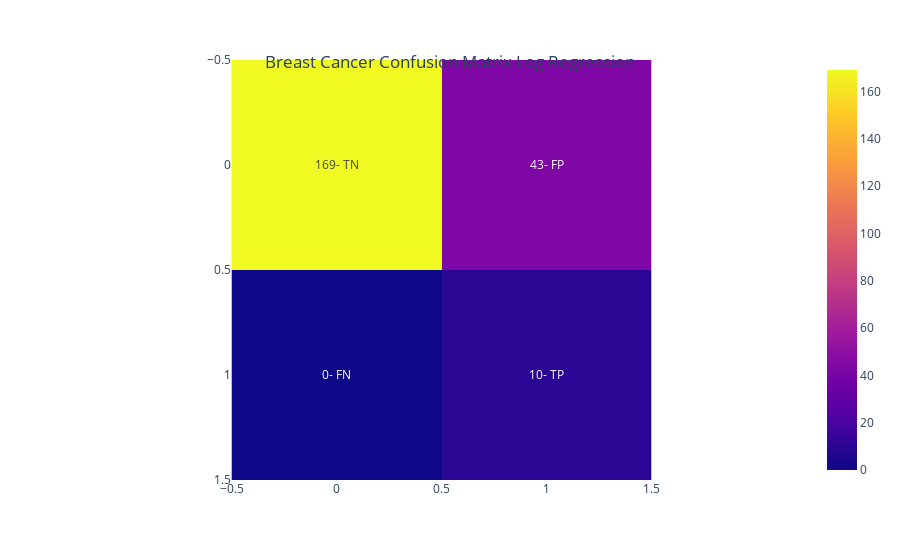
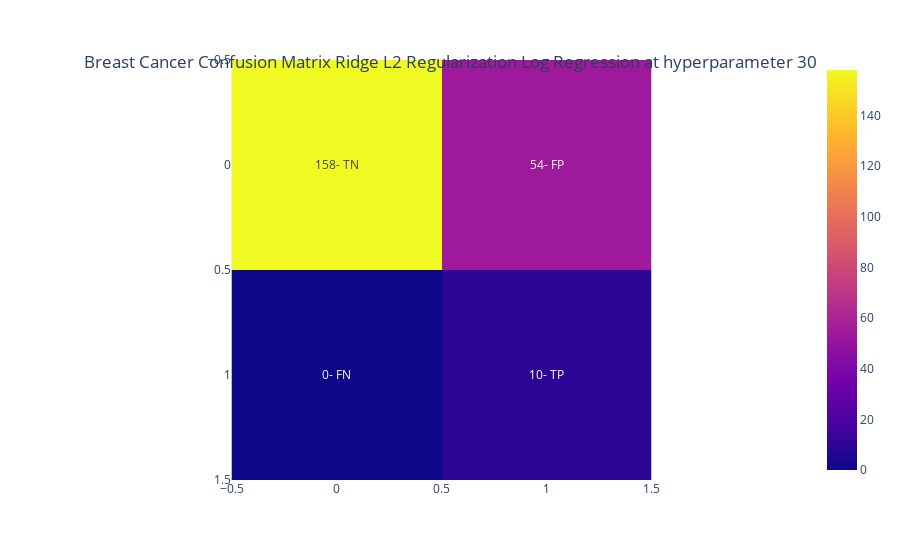
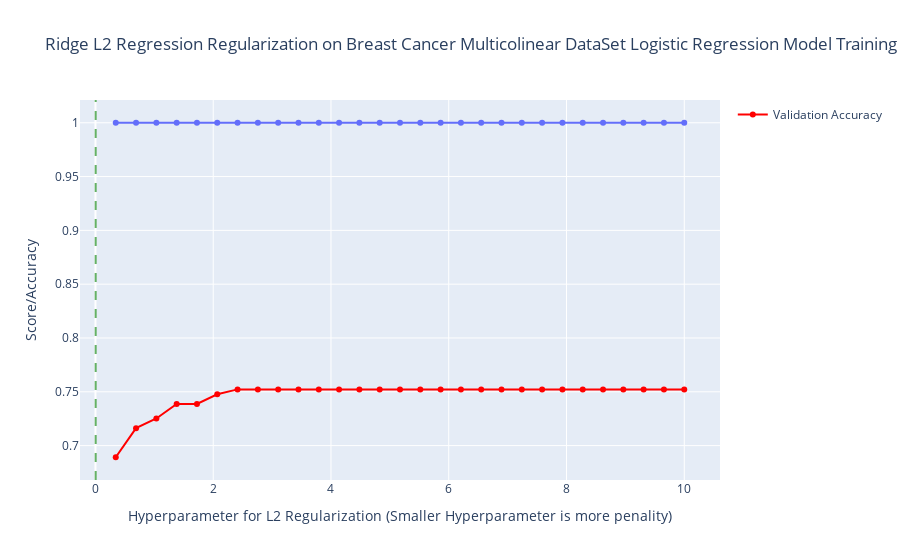
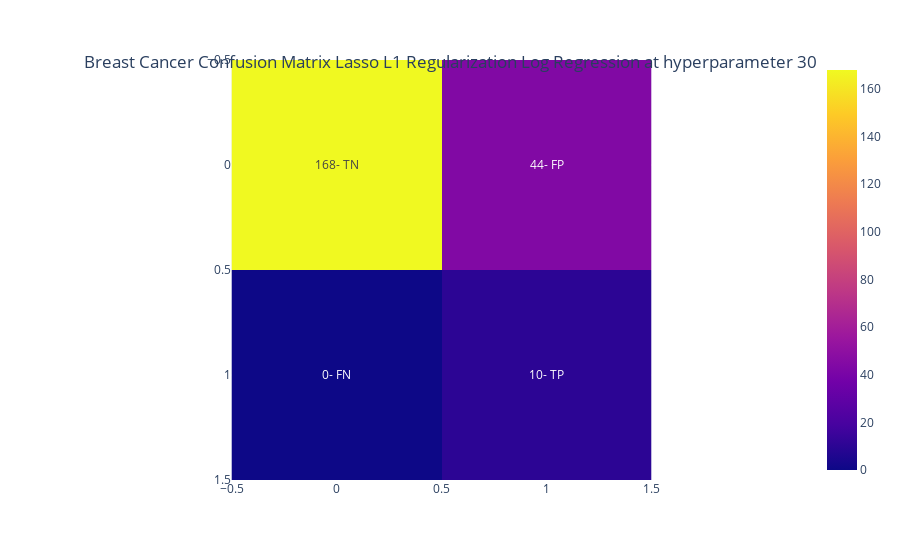

Notebook code for these charts, in order:
### Code cell
from sklearn.metrics import log_loss,accuracy_score,confusion_matrix
import plotly.figure_factory as ff
import plotly.graph_objects as go

def addwords(x,count):
    if count[0] == 0:
        count[0] = count[0]+1
        return str(x) + "- TN"
      
    if count[0] == 1:
        count[0] = count[0]+1
        return str(x) + "- FN"
    if count[0] == 2:
        count[0] = count[0]+1
        return str(x) + "- FP"
    if count[0] == 3:
        count[0] = count[0]+1
        return str(x) + "- TP"

def printvalues(tp,fp,fn,tn):
    print(f"tp:{tp}")
    print(f"fp:{fp}")
    print(f"fn:{fn}")
    print(f"tn:{tn}")
#columns = [cols for cols in X.columns if 'smoothness' in cols ]
# print(len(columns))
# print(columns)
# X = X[columns]
linedf = pd.DataFrame()

loglistT = []
loglistV = []
# Xt,Xv,yt,yv = train_test_split(X,y,test_size=0.90,random_state=1)
log=LogisticRegression(penalty=None)
log.fit(Xt,yt)
loglistT.append(log.score(Xt,yt))
loglistV.append(log.score(Xv,yv))
print(f"Log score: {log.score(Xt,yt)}")
print(f"Log score val: {log.score(Xv,yv)}")
log_matrix = confusion_matrix(yv,log.predict(Xv))
print("log matrix")
print(log_matrix)
# fig = ff.create_annotated_heatmap(log_matrix)

tn, fp, fn, tp= log_matrix.ravel()
printvalues(tp,fp,fn,tn)

fig = px.imshow(log_matrix,text_auto=True,
         
               )
fig2 = go.Figure(fig.data, fig.layout)
fig2 = go.Figure(fig.data, fig.layout)
count = [0]

fig2 = fig2.update_traces(text=pd.DataFrame(log_matrix).applymap(lambda x:addwords(x,count)), texttemplate="%{text}", hovertemplate=None)
fig2.update_layout(title={
        'text': "Breast Cancer Confusion Matrix Log Regression",
        'y':0.9,
        'x':0.5,
        'xanchor': 'center',
        'yanchor': 'top'})
fig2.show()

#------------------------------------------------------------
rigdict = {}
rigdict['Train'] = {}
rigdict['Val'] = {}
lasdict = {}
lasdict['Train'] = {}
lasdict['Val'] = {}
nums = np.linspace(0,10,30)
#print(nums)
nums = np.delete(nums,0)
#print(nums)
for i in nums:
 
    rig = LogisticRegression(penalty='l2',C=i,random_state=1,solver='lbfgs')
    rig.fit(Xt,yt)
    rigdict['Train'][i]= (rig.score(Xt,yt))
    rigdict['Val'][i]=(rig.score(Xv,yv))
    # print(rig.score(Xt,yt))
    # print(rig.score(Xv,yv))


import plotly.express as px
import pandas as pd
rigfinal = LogisticRegression(penalty='l2',C=100,random_state=1,solver='lbfgs')
rigfinal.fit(Xt,yt)
rig_matrix = confusion_matrix(yv,rigfinal.predict(Xv))
print("rig matrix")
print(rig_matrix)
tn, fp, fn, tp = rig_matrix.ravel()
printvalues(tp,fp,fn,tn)
fig = px.imshow(rig_matrix,text_auto=True,
         
               )
fig2 = go.Figure(fig.data, fig.layout)
fig2 = go.Figure(fig.data, fig.layout)
count = [0]

fig2 = fig2.update_traces(text=pd.DataFrame(rig_matrix).applymap(lambda x:addwords(x,count)), texttemplate="%{text}", hovertemplate=None)
fig2.update_layout(title={
        'text': "Breast Cancer Confusion Matrix Ridge L2 Regularization Log Regression at hyperparameter 30",
        'y':0.9,
        'x':0.5,
        'xanchor': 'center',
        'yanchor': 'top'})
fig2.show()



x=nums
yT=[rigdict['Train'][keys] for keys in rigdict['Train']]
yV=[rigdict['Val'][keys] for keys in rigdict['Val']]
figdf = pd.concat([pd.DataFrame(x,columns=['x']),pd.DataFrame(yT,columns=['y'])],axis=1)
figdf2 = pd.concat([pd.DataFrame(x,columns=['x']),pd.DataFrame(yV,columns=['y'])],axis=1)
display(figdf.head())
# figfinal = pd.concat([figdf,figdf2],axis=0)
fig = px.line(figdf,x="x", y="y", title="Ridge L2 Regression Regularization on Breast Cancer Multicolinear DataSet Logistic Regression Model Training vs Validation Set",markers=True) 
fig.add_scatter(x=figdf2["x"], y=figdf2["y"],name='Validation Accuracy',marker=dict(color='red',line=dict(color='red')), mode='lines+markers')
fig.add_vline(x=0.004166, line_width=2, line_dash="dash", line_color="green",opacity=0.6)
# fig.add_vline(x=0.000625, line_width=2, line_dash="dash", line_color="green",opacity=0.6)
# fig.add_vline(x=0.001125, line_width=2, line_dash="dash", line_color="green",opacity=0.6)
# fig = px.line(figfinal,x="x", y="y", title="Unsorted Input")
fig.update_layout(yaxis_title="Score/Accuracy",xaxis_title="Hyperparameter for L2 Regularization (Smaller Hyperparameter is more penality)"
)

fig.show()

#----------------------------------------------------------------------------------------------
print("-----------------------")
lasnums = np.linspace(0,10,30) #0 to 0.1
# print(lasnums)
lasnums = np.delete(lasnums,0)
for i in lasnums:
    las = LogisticRegression(penalty='l1',solver='liblinear',C=i,random_state=1)
    las.fit(Xt,yt)
    lasdict['Train'][i]= (las.score(Xt,yt))
    lasdict['Val'][i]=(las.score(Xv,yv))
    # print(las.score(Xt,yt))
    # print(las.score(Xv,yv))
    
import plotly.express as px
import pandas as pd
lasfinal = LogisticRegression(penalty='l1',solver='liblinear',C=30,random_state=1)
lasfinal.fit(Xt,yt)
preds = lasfinal.predict(Xv)
las_matrix = confusion_matrix(yv,preds)
print(preds)
print("las matrix")
print(las_matrix)
tn, fp, fn, tp = las_matrix.ravel()
printvalues(tp,fp,fn,tn)
fig = px.imshow(las_matrix
         
               )
fig2 = go.Figure(fig.data, fig.layout)
count = [0]

fig2 = fig2.update_traces(text=pd.DataFrame(las_matrix).applymap(lambda x:addwords(x,count)), texttemplate="%{text}", hovertemplate=None)
fig2.update_layout(title={
        'text': "Breast Cancer Confusion Matrix Lasso L1 Regularization Log Regression at hyperparameter 30",
        'y':0.9,
        'x':0.5,
        'xanchor': 'center',
        'yanchor': 'top'})


fig2.show()




x=lasnums
lasyT=[lasdict['Train'][keys] for keys in lasdict['Train']]
lasyV=[lasdict['Val'][keys] for keys in lasdict['Val']]
lasfigdf = pd.concat([pd.DataFrame(x,columns=['x']),pd.DataFrame(lasyT,columns=['y'])],axis=1)
lasfigdf2 = pd.concat([pd.DataFrame(x,columns=['x']),pd.DataFrame(lasyV,columns=['y'])],axis=1)
display(figdf.head())
# figfinal = pd.concat([figdf,figdf2],axis=0)
fig = px.line(lasfigdf,x="x", y="y", title="Lasso L1 Regularization on Breast Cancer Multicolinear DataSet Logistic Regression Model Training vs Validation Set",markers=True,labels='Training Accuracy') 
fig.add_scatter(x=lasfigdf2["x"], y=lasfigdf2["y"],name='Validation Accuracy',marker=dict(color='red',line=dict(color='red')), mode='lines+markers')

fig.update_layout(yaxis_title="Score/Accuracy",xaxis_title="Hyperparameter for L1 Regularization (Smaller Hyperparameter is more penality)"
)

# fig = px.line(figfinal,x="x", y="y", title="Unsorted Input")

fig.show()

### Figure 1 — Plotly figure (JSON) as saved in the notebook; plotly's stock layout.template omitted (floating-point values rounded to 4 significant figures)
{"data": [{"coloraxis": "coloraxis", "name": "0", "text": [["169- TN", "43- FP"], ["0- FN", "10- TP"]], "texttemplate": "%{text}", "type": "heatmap", "xaxis": "x", "yaxis": "y", "z": [[169, 43], [0, 10]]}], "layout": {"coloraxis": {"colorscale": [[0, "#0d0887"], [0.1111, "#46039f"], [0.2222, "#7201a8"], [0.3333, "#9c179e"], [0.4444, "#bd3786"], [0.5556, "#d8576b"], [0.6667, "#ed7953"], [0.7778, "#fb9f3a"], [0.8889, "#fdca26"], [1, "#f0f921"]]}, "margin": {"t": 60}, "title": {"text": "Breast Cancer Confusion Matrix Log Regression", "x": 0.5, "xanchor": "center", "y": 0.9, "yanchor": "top"}, "xaxis": {"anchor": "y", "constrain": "domain", "domain": [0, 1], "scaleanchor": "y"}, "yaxis": {"anchor": "x", "autorange": "reversed", "constrain": "domain", "domain": [0, 1]}}}

### Figure 2 — Plotly figure (JSON) as saved in the notebook; plotly's stock layout.template omitted (floating-point values rounded to 4 significant figures)
{"data": [{"coloraxis": "coloraxis", "name": "0", "text": [["158- TN", "54- FP"], ["0- FN", "10- TP"]], "texttemplate": "%{text}", "type": "heatmap", "xaxis": "x", "yaxis": "y", "z": [[158, 54], [0, 10]]}], "layout": {"coloraxis": {"colorscale": [[0, "#0d0887"], [0.1111, "#46039f"], [0.2222, "#7201a8"], [0.3333, "#9c179e"], [0.4444, "#bd3786"], [0.5556, "#d8576b"], [0.6667, "#ed7953"], [0.7778, "#fb9f3a"], [0.8889, "#fdca26"], [1, "#f0f921"]]}, "margin": {"t": 60}, "title": {"text": "Breast Cancer Confusion Matrix Ridge L2 Regularization Log Regression at hyperparameter 30", "x": 0.5, "xanchor": "center", "y": 0.9, "yanchor": "top"}, "xaxis": {"anchor": "y", "constrain": "domain", "domain": [0, 1], "scaleanchor": "y"}, "yaxis": {"anchor": "x", "autorange": "reversed", "constrain": "domain", "domain": [0, 1]}}}

### Figure 3 — Plotly figure (JSON) as saved in the notebook; plotly's stock layout.template omitted (floating-point values rounded to 4 significant figures)
{"data": [{"hovertemplate": "x=%{x}<br>y=%{y}<extra></extra>", "legendgroup": "", "line": {"color": "#636efa", "dash": "solid"}, "marker": {"symbol": "circle"}, "mode": "markers+lines", "name": "", "orientation": "v", "showlegend": false, "type": "scatter", "x": [0.3448, 0.6897, 1.034, 1.379, 1.724, 2.069, 2.414, 2.759, 3.103, 3.448, 3.793, 4.138, 4.483, 4.828, 5.172, 5.517, 5.862, 6.207, 6.552, 6.897, 7.241, 7.586, 7.931, 8.276, 8.621, 8.966, 9.31, 9.655, 10], "xaxis": "x", "y": [1, 1, 1, 1, 1, 1, 1, 1, 1, 1, 1, 1, 1, 1, 1, 1, 1, 1, 1, 1, 1, 1, 1, 1, 1, 1, 1, 1, 1], "yaxis": "y"}, {"marker": {"color": "red", "line": {"color": "red"}}, "mode": "lines+markers", "name": "Validation Accuracy", "type": "scatter", "x": [0.3448, 0.6897, 1.034, 1.379, 1.724, 2.069, 2.414, 2.759, 3.103, 3.448, 3.793, 4.138, 4.483, 4.828, 5.172, 5.517, 5.862, 6.207, 6.552, 6.897, 7.241, 7.586, 7.931, 8.276, 8.621, 8.966, 9.31, 9.655, 10], "y": [0.6892, 0.7162, 0.7252, 0.7387, 0.7387, 0.7477, 0.7523, 0.7523, 0.7523, 0.7523, 0.7523, 0.7523, 0.7523, 0.7523, 0.7523, 0.7523, 0.7523, 0.7523, 0.7523, 0.7523, 0.7523, 0.7523, 0.7523, 0.7523, 0.7523, 0.7523, 0.7523, 0.7523, 0.7523]}], "layout": {"legend": {"tracegroupgap": 0}, "shapes": [{"line": {"color": "green", "dash": "dash", "width": 2}, "opacity": 0.6, "type": "line", "x0": 0.004166, "x1": 0.004166, "xref": "x", "y0": 0, "y1": 1, "yref": "y domain"}], "title": {"text": "Ridge L2 Regression Regularization on Breast Cancer Multicolinear DataSet Logistic Regression Model Training vs Validation Set"}, "xaxis": {"anchor": "y", "domain": [0, 1], "title": {"text": "Hyperparameter for L2 Regularization (Smaller Hyperparameter is more penality)"}}, "yaxis": {"anchor": "x", "domain": [0, 1], "title": {"text": "Score/Accuracy"}}}}

### Figure 4 — Plotly figure (JSON) as saved in the notebook; plotly's stock layout.template omitted (floating-point values rounded to 4 significant figures)
{"data": [{"coloraxis": "coloraxis", "name": "0", "text": [["168- TN", "44- FP"], ["0- FN", "10- TP"]], "texttemplate": "%{text}", "type": "heatmap", "xaxis": "x", "yaxis": "y", "z": [[168, 44], [0, 10]]}], "layout": {"coloraxis": {"colorscale": [[0, "#0d0887"], [0.1111, "#46039f"], [0.2222, "#7201a8"], [0.3333, "#9c179e"], [0.4444, "#bd3786"], [0.5556, "#d8576b"], [0.6667, "#ed7953"], [0.7778, "#fb9f3a"], [0.8889, "#fdca26"], [1, "#f0f921"]]}, "margin": {"t": 60}, "title": {"text": "Breast Cancer Confusion Matrix Lasso L1 Regularization Log Regression at hyperparameter 30", "x": 0.5, "xanchor": "center", "y": 0.9, "yanchor": "top"}, "xaxis": {"anchor": "y", "constrain": "domain", "domain": [0, 1], "scaleanchor": "y"}, "yaxis": {"anchor": "x", "autorange": "reversed", "constrain": "domain", "domain": [0, 1]}}}
